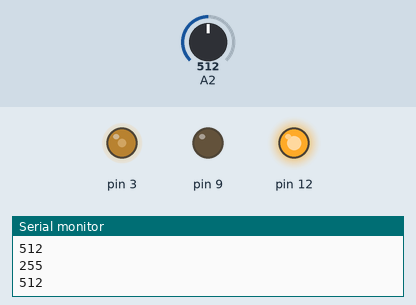
This sketch was run on a simulated Arduino Uno, built with avr-gcc and run on an emulated ATmega328P. Parts: output pins drawn as LEDs (lit = HIGH), the last lines printed to the serial monitor. The test bench sets the inputs (shaded band); at power-on: A2 = 512.

Above: at 1.2 s.
1.3 s: A2 set to 267
3.5 s: A2 set to 245
At 5.1 s:
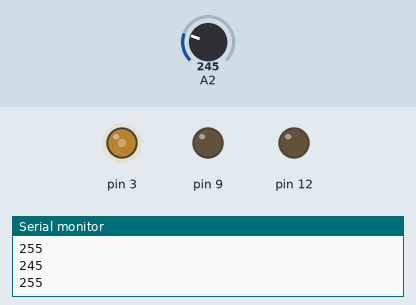
6.0 s: A2 set to 306
At 8.2 s:
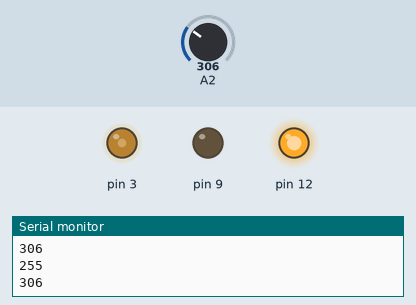
8.5 s: A2 set to 122
At 10.4 s:
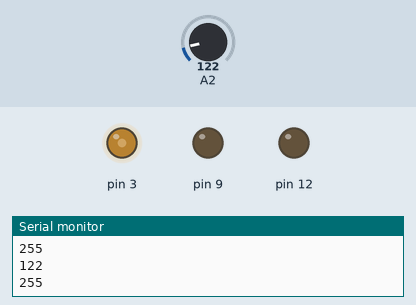
Timing chart, 0 to 11.9 s (numbered marks = the images above; inputs shaded):
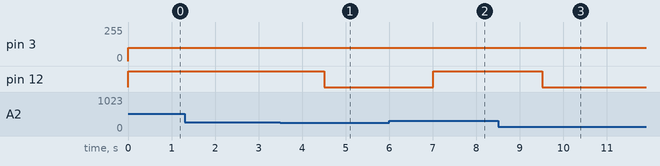

The sketch:

sample_motor.ino
```cpp
#define SPEED 100

void setup() {
  Serial.begin(9600);
  // モーターAの制御用ピン設定
  pinMode(12, OUTPUT); // 回転方向 (HIGH/LOW)
  pinMode(9, OUTPUT); // ブレーキ (HIGH/LOW)
  pinMode(3, OUTPUT); // A PWMによるスピード制御 (0-255)
}

void loop() {
  byte input = Serial.read();

  if(input<0){
    input=0;
  }
  if(input>1023){
    input=1023;
  }

  int vr = analogRead(A2); //A2にボリューム部の2ピンを接続。1=5V,0=GND

  // モーターA: 正転
  digitalWrite(12, HIGH);
  digitalWrite(9, LOW);

  if(input < vr){ //正転
    digitalWrite(12, HIGH);
    digitalWrite(9, LOW);
    while (input < vr){
      vr = analogRead(A2);
      analogWrite(3, SPEED);
      Serial.println(vr);
      Serial.println(input);
    }
  }else if(input > vr){ //逆転
    digitalWrite(12, LOW);
    digitalWrite(9, LOW);
    while (input > vr){
      vr = analogRead(A2);
      analogWrite(3, SPEED);
      Serial.println(vr);
      Serial.println(input);
    }
  }
  delay(1000);

 /* while(vr > 0){ //一番端っこ(抵抗値がMAX)に行くまで正転
    vr = analogRead(A2);
    analogWrite(3, SPEED);
    Serial.println(vr);
  }
  digitalWrite(9, HIGH); //端っこに行ったらブレーキ

  // 2秒間上記設定で回転
  delay(2000);

  // モーターA: 逆転
  digitalWrite(12, LOW);
  digitalWrite(9, LOW);

  while(vr <1023){ //一番端っこ(抵抗値が0側。電圧が高くなるほう)に行くまで逆転
    vr = analogRead(A2);
    analogWrite(3, SPEED);
    Serial.println(vr);
  }
  digitalWrite(9, HIGH); //端っこに行ったらブレーキ

  // 2秒間上記設定で回転
  delay(2000);*/
}
```

Measured:
- the behaviour switches between 255 and 254 on A2 (found by bisection; images 0 and 1)
- after the input at 3.5 s, pin 12: HIGH → LOW after 1.0 s
- after the input at 6.0 s, pin 12: LOW → HIGH after 1.0 s
- after the input at 8.5 s, pin 12: HIGH → LOW after 1.0 s
